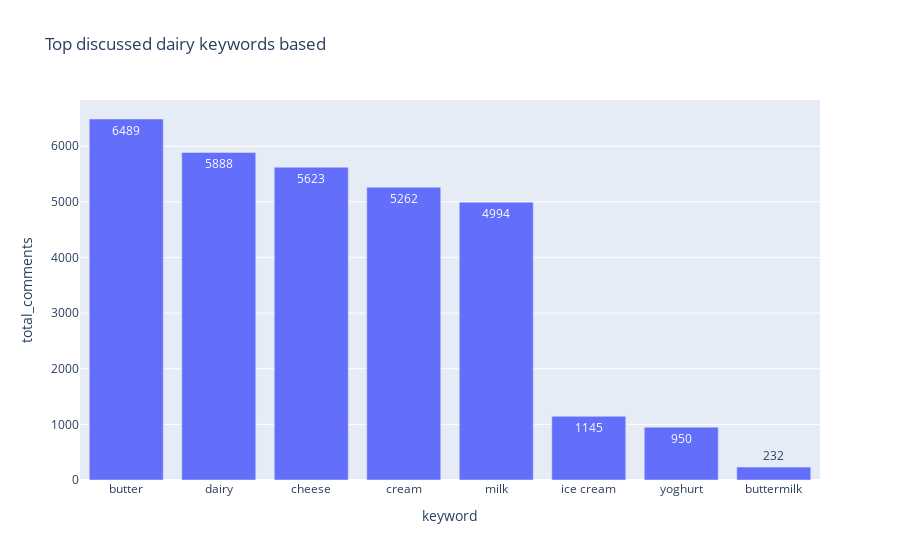

The notebook cell saved with this chart:
### Code cell
# Top discussed keywords based on the number of comments
keywords.sort_values("total_comments", ascending=False, inplace=True)

fig = px.bar(keywords, 
             x="keyword", 
             y="total_comments", 
             text_auto=True,
             title="Top discussed dairy keywords based"
            )
fig.show()

### Figure 1 — Plotly figure (JSON) as saved in the notebook; plotly's stock layout.template omitted (floating-point values rounded to 4 significant figures)
{"data": [{"alignmentgroup": "True", "hovertemplate": "keyword=%{x}<br>total_comments=%{y}<extra></extra>", "legendgroup": "", "marker": {"color": "#636efa", "pattern": {"shape": ""}}, "name": "", "offsetgroup": "", "orientation": "v", "showlegend": false, "textposition": "auto", "texttemplate": "%{y}", "type": "bar", "x": ["butter", "dairy", "cheese", "cream", "milk", "ice cream", "yoghurt", "buttermilk"], "xaxis": "x", "y": [6489, 5888, 5623, 5262, 4994, 1145, 950, 232], "yaxis": "y"}], "layout": {"barmode": "relative", "legend": {"tracegroupgap": 0}, "title": {"text": "Top discussed dairy keywords based"}, "xaxis": {"anchor": "y", "domain": [0, 1], "title": {"text": "keyword"}}, "yaxis": {"anchor": "x", "domain": [0, 1], "title": {"text": "total_comments"}}}}
